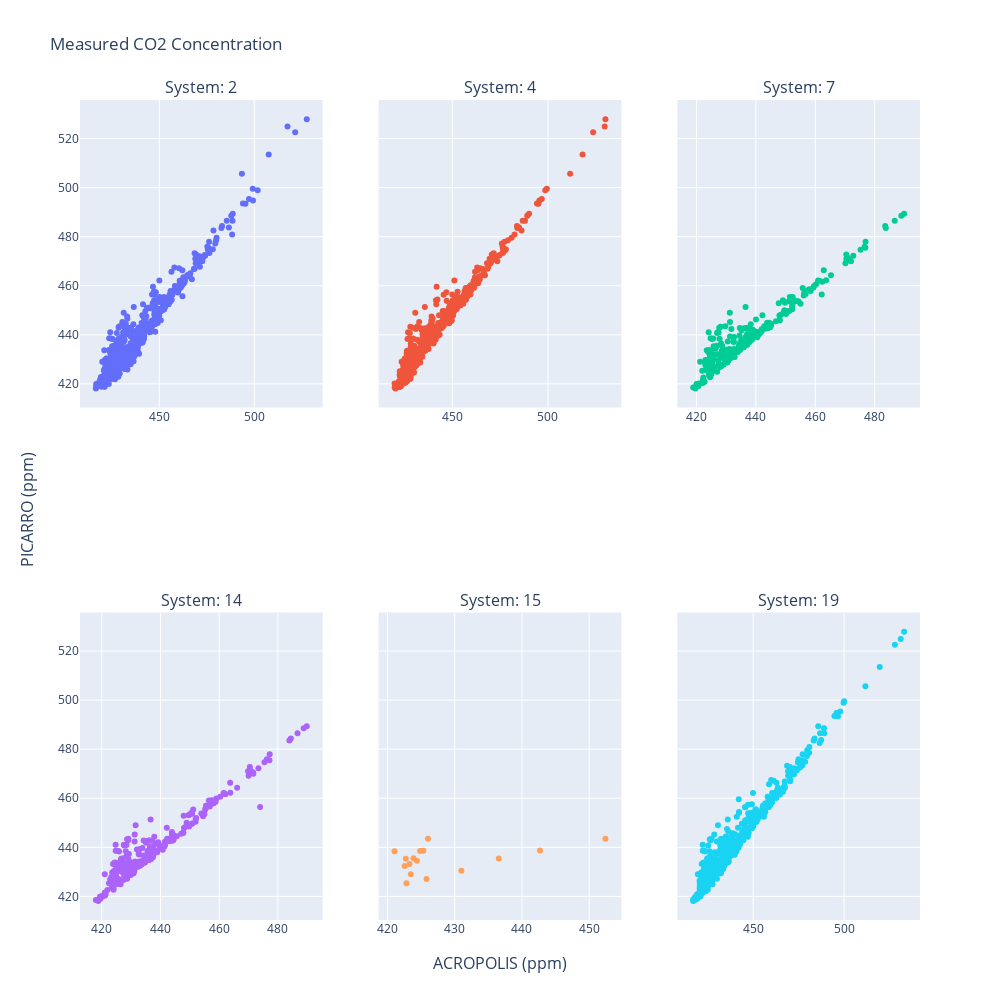

Write notebook code for a chart like this one.
### Code cell
# parameters
x_col_name = "gmp343_corrected"
y_col_name = "picarro_corrected"
max_col = 3
x_title = "ACROPOLIS (ppm)"
y_title = "PICARRO (ppm)"
title_text = "Measured CO2 Concentration" 

plot_acropolis_scatter(x_col_name=x_col_name,y_col_name=y_col_name,max_col=max_col, x_title=x_title, y_title = y_title, title_text=title_text)

### Figure 1 — Plotly figure (JSON) as saved in the notebook; plotly's stock layout.template omitted (floating-point values rounded to 4 significant figures; data arrays with more than 128 entries replaced by an {"elided": "..."} marker saying what was removed)
{"data": [{"mode": "markers", "name": "MC-2", "type": "scatter", "x": {"elided": "569 float values"}, "xaxis": "x", "y": {"elided": "569 float values"}, "yaxis": "y"}, {"mode": "markers", "name": "MC-4", "type": "scatter", "x": {"elided": "570 float values"}, "xaxis": "x2", "y": {"elided": "570 float values"}, "yaxis": "y2"}, {"mode": "markers", "name": "MC-7", "type": "scatter", "x": {"elided": "242 float values"}, "xaxis": "x3", "y": {"elided": "242 float values"}, "yaxis": "y3"}, {"mode": "markers", "name": "MC-14", "type": "scatter", "x": {"elided": "242 float values"}, "xaxis": "x4", "y": {"elided": "242 float values"}, "yaxis": "y4"}, {"mode": "markers", "name": "MC-15", "type": "scatter", "x": [421.0, 426.0, 425.3, 424.9, 423.9, 424.4, 423.3, 422.7, 422.5, 423.5, 422.8, 425.8, 431.0, 436.6, 442.7, 452.4], "xaxis": "x5", "y": [438.4, 443.5, 438.6, 438.5, 435.6, 434.5, 433.2, 435.4, 432.4, 429.0, 425.4, 427.1, 430.5, 435.5, 438.7, 443.5], "yaxis": "y5"}, {"mode": "markers", "name": "MC-19", "type": "scatter", "x": {"elided": "570 float values"}, "xaxis": "x6", "y": {"elided": "570 float values"}, "yaxis": "y6"}], "layout": {"annotations": [{"font": {"size": 16}, "showarrow": false, "text": "System: 2", "x": 0.1444, "xanchor": "center", "xref": "paper", "y": 1, "yanchor": "bottom", "yref": "paper"}, {"font": {"size": 16}, "showarrow": false, "text": "System: 4", "x": 0.5, "xanchor": "center", "xref": "paper", "y": 1, "yanchor": "bottom", "yref": "paper"}, {"font": {"size": 16}, "showarrow": false, "text": "System: 7", "x": 0.8556, "xanchor": "center", "xref": "paper", "y": 1, "yanchor": "bottom", "yref": "paper"}, {"font": {"size": 16}, "showarrow": false, "text": "System: 14", "x": 0.1444, "xanchor": "center", "xref": "paper", "y": 0.375, "yanchor": "bottom", "yref": "paper"}, {"font": {"size": 16}, "showarrow": false, "text": "System: 15", "x": 0.5, "xanchor": "center", "xref": "paper", "y": 0.375, "yanchor": "bottom", "yref": "paper"}, {"font": {"size": 16}, "showarrow": false, "text": "System: 19", "x": 0.8556, "xanchor": "center", "xref": "paper", "y": 0.375, "yanchor": "bottom", "yref": "paper"}, {"font": {"size": 16}, "showarrow": false, "text": "ACROPOLIS (ppm)", "x": 0.5, "xanchor": "center", "xref": "paper", "y": 0, "yanchor": "top", "yref": "paper", "yshift": -30}, {"font": {"size": 16}, "showarrow": false, "text": "PICARRO (ppm)", "textangle": -90, "x": 0, "xanchor": "right", "xref": "paper", "xshift": -40, "y": 0.5, "yanchor": "middle", "yref": "paper"}], "height": 1000, "showlegend": false, "title": {"text": "Measured CO2 Concentration"}, "width": 1000, "xaxis": {"anchor": "y", "domain": [0, 0.2889]}, "xaxis2": {"anchor": "y2", "domain": [0.3556, 0.6444]}, "xaxis3": {"anchor": "y3", "domain": [0.7111, 1]}, "xaxis4": {"anchor": "y4", "domain": [0, 0.2889]}, "xaxis5": {"anchor": "y5", "domain": [0.3556, 0.6444]}, "xaxis6": {"anchor": "y6", "domain": [0.7111, 1]}, "yaxis": {"anchor": "x", "domain": [0.625, 1], "matches": "y4"}, "yaxis2": {"anchor": "x2", "domain": [0.625, 1], "matches": "y4", "showticklabels": false}, "yaxis3": {"anchor": "x3", "domain": [0.625, 1], "matches": "y4", "showticklabels": false}, "yaxis4": {"anchor": "x4", "domain": [0, 0.375]}, "yaxis5": {"anchor": "x5", "domain": [0, 0.375], "matches": "y4", "showticklabels": false}, "yaxis6": {"anchor": "x6", "domain": [0, 0.375], "matches": "y4", "showticklabels": false}}}
